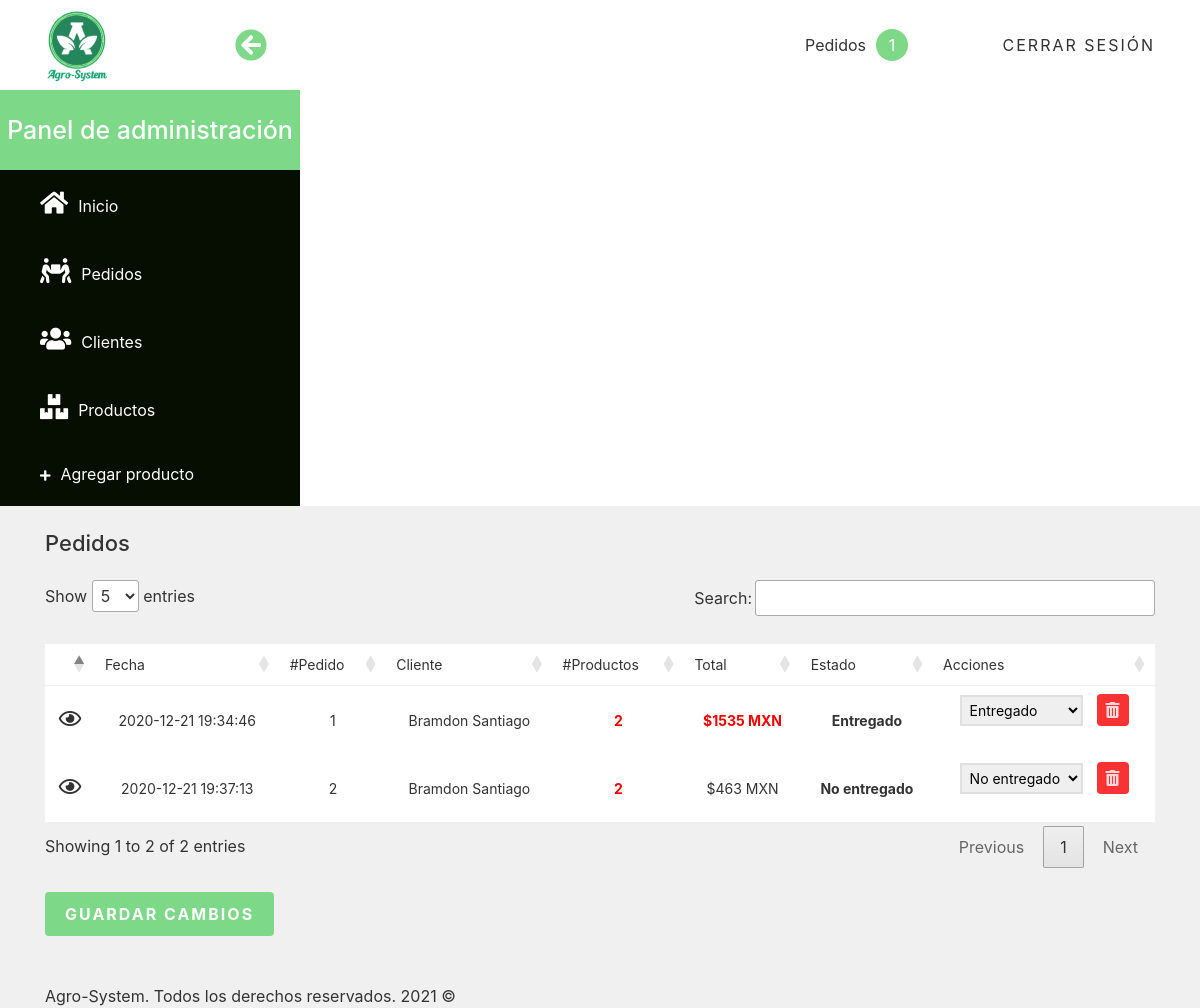
Screenshot of /pedidos.php (signed in) with the database file from the repository.
### tables this page shows
CREATE TABLE IF NOT EXISTS `pedidos` (
  `numero_pedido` int(10) UNSIGNED NOT NULL AUTO_INCREMENT,
  `id_cliente` int(10) UNSIGNED NOT NULL,
  `fecha` date NOT NULL,
  `hora` time NOT NULL,
  `referencia_pago` varchar(35) NOT NULL,
  `numero_productos` int(10) UNSIGNED DEFAULT NULL,
  `total` double UNSIGNED NOT NULL,
  `id_metodo_pago` int(10) UNSIGNED NOT NULL,
  `id_estado_entrega` int(10) UNSIGNED NOT NULL,
  PRIMARY KEY (`numero_pedido`),
  KEY `id_cliente` (`id_cliente`) USING BTREE,
  KEY `id_estado_entrega` (`id_estado_entrega`),
  KEY `id_metodo_pago` (`id_metodo_pago`)
);

CREATE TABLE IF NOT EXISTS `registro_cliente` (
  `id` int(10) UNSIGNED NOT NULL AUTO_INCREMENT,
  `nombre` varchar(35) NOT NULL,
  `apellido` varchar(35) NOT NULL,
  `email` varchar(50) NOT NULL,
  `pass` char(60) NOT NULL,
  `nombre_usuario` varchar(35) NOT NULL,
  `direccion` varchar(50) DEFAULT NULL,
  `codigo_postal` char(5) DEFAULT NULL,
  `ciudad` varchar(35) DEFAULT NULL,
  `estado` varchar(20) DEFAULT NULL,
  `telefono` char(12) DEFAULT NULL,
  `fecha_registro` date DEFAULT NULL,
  PRIMARY KEY (`id`),
  UNIQUE KEY `email` (`email`)
);

CREATE TABLE IF NOT EXISTS `estado_entrega_pedido` (
  `id` int(10) UNSIGNED NOT NULL AUTO_INCREMENT,
  `estado_entrega` varchar(15) NOT NULL,
  PRIMARY KEY (`id`)
);

### includes/templates/contenido-admin-pedidos.php (the view, shortened to what this page needs)
<h3 class="mb-4">Pedidos</h3>
<div class="row">
    <div class="col">
        <form action="includes/functions/actualizar_estado_entrega.php" method="POST">
            <div class="table-responsive mb-4">
                <table class="table text-center" id="data-table">
                    <thead>
                        <tr>
                            <th scope="col"></th>
                            <th scope="col">Fecha</th>
                            <th scope="col">#Pedido</th>
                            <th scope="col">Cliente</th>
                            <th scope="col">#Productos</th>
                            <th scope="col">Total</th>
                            <th scope="col">Estado</th>
                            <th scope="col">Acciones</th>
                            <?php
                                try {
                                    require_once('includes/functions/bd_conexion.php');
                                    $sql_pedidos = "SELECT fecha, hora, numero_pedido, nombre_usuario, numero_productos, total, estado_entrega FROM pedidos INNER JOIN registro_cliente ON pedidos.id_cliente = registro_cliente.id INNER JOIN estado_entrega_pedido ON pedidos.id_estado_entrega = estado_entrega_pedido.id";
                                    $resultado = $conn->query($sql_pedidos);
                                } catch (\Exception $e) {
                                    echo $e->getMessage();
                                }
                            ?>
                            <tbody id="pedidos" class="pedidos">
                            <?php
                                while ($pedidos = $resultado->fetch_assoc()) : ?>
                                    <tr>
                                        <td><i class="icono ojo far fa-eye" data-numero-pedido="<?php echo ($pedidos['numero_pedido']); ?>" data-toggle="modal" data-target=".bd-example-modal-lg"></i></td>
                                        <td><?php echo ($pedidos['fecha'] . " " . $pedidos['hora']); ?></td>
                                        <td><?php echo ($pedidos['numero_pedido']); ?></td>
                                        <td><?php echo ($pedidos['nombre_usuario']); ?></td>
                                        <td class="numero-productos" data-numero-productos="<?php echo ($pedidos['numero_productos']); ?>"><?php echo($pedidos['numero_productos']); ?></td>
                                        <td class="totales" data-total="<?php echo ($pedidos['total']); ?>">$<?php echo($pedidos['total']); ?> MXN</td>
                                        <td style="font-weight: bold;"><?php echo ($pedidos['estado_entrega']); ?></td>
                                        <td>
                                        <select name="estado_entrega[]" class="estado-pedido">
                                        <?php
                                            if ($pedidos['estado_entrega'] == 'Entregado') : ?>
                                                <option value="2"><?php echo ($pedidos['estado_entrega']); ?></option>
                                                <?php else: ?>
                                                <option value="1"><?php echo ($pedidos['estado_entrega']); ?></option>
                                        <?php endif; ?>
                                            </select>
                                            <i class="icono basura fas fa-trash-alt" data-id="<?php echo ($pedidos['numero_pedido']); ?>"></i>
                                        </td>
                                    </tr>
                                <?php endwhile; ?>
                            </tbody>
                        </tr>
                    </thead>
                </table>
            </div>
            <input type="submit" class="btn btn-primary mb-5" name="btn_guardar_cambios_estado_pedido" value="GUARDAR CAMBIOS">
        </form>
    </div>
</div>

### css/admin.css (style rules this page uses)
body { color:#333 }
.btn { letter-spacing:2px;border:none;font-weight:bold;padding:10px 20px }
.btn.btn-primary { background-color:#7DD888!important;-webkit-transition:all .6s ease;-o-transition:all .6s ease;transition:all .6s ease }
.admin .contenido .main h3 { color:#333;font-size:22px }
table.dataTable.no-footer { border-bottom:none!important }
.table { background-color:#FFF;color:#333;font-size:14px!important }
.table thead th { border-bottom-color:#F0F0F0!important;font-weight:normal!important }
.table td,.table th { border-top:none;vertical-align:middle!important;white-space:nowrap }
.table .icono { cursor:pointer;font-size:20px;-webkit-transition:all .6s ease;-o-transition:all .6s ease;transition:all .6s ease }
.table .icono.basura { display:inline-block;color:rgba(255, 255, 255, 0.8);background-color:rgba(247, 0, 0, 0.8);width:32px;height:32px;line-height:32px;border-radius:4px;font-size:16px }
.table tbody tr { -webkit-transition:all .6s ease!important;-o-transition:all .6s ease!important;transition:all .6s ease!important }
form>div { -webkit-box-flex:0;-ms-flex:0 0 calc(50% - 10px);flex:0 0 calc(50% - 10px) }
form input,form select { margin-bottom:20px }
.pedidos .estado-pedido { border:2px solid #e0e0e0;padding:4px;margin-right:10px }

### rows the page displays
pedidos: fecha "2020-12-21", hora "19:34:46", numero_pedido "1", id_cliente.nombre_usuario "Bramdon Santiago", numero_productos "2", total "1535", id_estado_entrega.estado_entrega "Entregado"
pedidos: fecha "2020-12-21", hora "19:37:13", numero_pedido "2", id_cliente.nombre_usuario "Bramdon Santiago", numero_productos "2", total "463", id_estado_entrega.estado_entrega "No entregado"

### other values shown
$numero_pedidos['COUNT(numero_pedido)'] "1"
